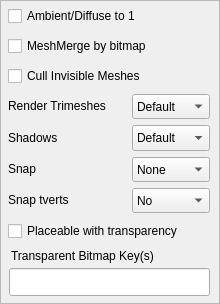
         <widget class="QFrame" name="coreFixesBox">
          <property name="geometry">
           <rect>
            <x>310</x>
            <y>10</y>
            <width>220</width>
            <height>304</height>
           </rect>
          </property>
          <property name="sizePolicy">
           <sizepolicy hsizetype="Expanding" vsizetype="Expanding">
            <horstretch>0</horstretch>
            <verstretch>0</verstretch>
           </sizepolicy>
          </property>
          <property name="frameShape">
           <enum>QFrame::StyledPanel</enum>
          </property>
          <widget class="QFrame" name="transBitmapKeyFrame">
           <property name="geometry">
            <rect>
             <x>9</x>
             <y>250</y>
             <width>201</width>
             <height>51</height>
            </rect>
           </property>
           <property name="frameShape">
            <enum>QFrame::NoFrame</enum>
           </property>
           <property name="frameShadow">
            <enum>QFrame::Raised</enum>
           </property>
           <widget class="QLabel" name="transBitmapKeyLabel">
            <property name="geometry">
             <rect>
              <x>2</x>
              <y>-4</y>
              <width>181</width>
              <height>20</height>
             </rect>
            </property>
            <property name="text">
             <string>Transparent Bitmap Key(s)</string>
            </property>
           </widget>
           <widget class="QLineEdit" name="transparentBitmapKeys">
            <property name="enabled">
             <bool>true</bool>
            </property>
            <property name="geometry">
             <rect>
              <x>0</x>
              <y>18</y>
              <width>201</width>
              <height>28</height>
             </rect>
            </property>
            <property name="toolTip">
             <string>&lt;html&gt;&lt;head/&gt;&lt;body&gt;&lt;p&gt;Separate multiple keys by spaces&lt;/p&gt;&lt;/body&gt;&lt;/html&gt;</string>
            </property>
            <property name="toolTipDuration">
             <number>-1</number>
            </property>
            <property name="maxLength">
             <number>512</number>
            </property>
           </widget>
          </widget>
          <widget class="QCheckBox" name="forceWhiteCheck">
           <property name="geometry">
            <rect>
             <x>8</x>
             <y>4</y>
             <width>208</width>
             <height>24</height>
            </rect>
           </property>
           <property name="minimumSize">
            <size>
             <width>0</width>
             <height>24</height>
            </size>
           </property>
           <property name="maximumSize">
            <size>
             <width>16777215</width>
             <height>24</height>
            </size>
           </property>
           <property name="whatsThis">
            <string>Sets all ambient and diffuse values to 1 1 1</string>
           </property>
           <property name="text">
            <string>Ambient/Diffuse to 1</string>
           </property>
          </widget>
          <widget class="QCheckBox" name="meshMergeCheck">
           <property name="geometry">
            <rect>
             <x>8</x>
             <y>34</y>
             <width>208</width>
             <height>24</height>
            </rect>
           </property>
           <property name="minimumSize">
            <size>
             <width>0</width>
             <height>24</height>
            </size>
           </property>
           <property name="maximumSize">
            <size>
             <width>16777215</width>
             <height>24</height>
            </size>
           </property>
           <property name="whatsThis">
            <string>&lt;html&gt;&lt;head/&gt;&lt;body&gt;&lt;p&gt;If enabled, trimesh nodes with the same bitmap will be merged into a single node. It applies to all classes of model but will be skipped if the model has a non NULL supermodel. Meshes must be set to shadow 0 to be merged but if the “shadow none” option is set, that will be applied before merging is attempted. The resulting trimesh node will be parented directly to the Aurora base at position and orientation zero and have the same name as one of the original ones. Mesh repairs, vertex welding and so on are applied after merging, in the normal way. If one mesh has vertexcolors and another has not, the missing vertexcolors will be padded with white (1 1 1).&lt;/p&gt;&lt;p&gt;The following will &lt;span style=&quot; font-weight:600;&quot;&gt;not&lt;/span&gt; be merged together:&lt;/p&gt;&lt;ul style=&quot;margin-top: 0px; margin-bottom: 0px; margin-left: 0px; margin-right: 0px; -qt-list-indent: 1;&quot;&gt;&lt;li style=&quot; margin-top:12px; margin-bottom:0px; margin-left:0px; margin-right:0px; -qt-block-indent:0; text-indent:0px;&quot;&gt;meshes with incompatible parameters (render, alpha, ambient, diffuse, rotatetexture, ...)&lt;/li&gt;&lt;li style=&quot; margin-top:0px; margin-bottom:0px; margin-left:0px; margin-right:0px; -qt-block-indent:0; text-indent:0px;&quot;&gt;meshes with animation keys or animated parents&lt;/li&gt;&lt;li style=&quot; margin-top:0px; margin-bottom:0px; margin-left:0px; margin-right:0px; -qt-block-indent:0; text-indent:0px;&quot;&gt;meshes with child nodes&lt;/li&gt;&lt;li style=&quot; margin-top:0px; margin-bottom:0px; margin-left:0px; margin-right:0px; -qt-block-indent:0; text-indent:0px;&quot;&gt;meshes with a scale other than unity or any of whose ancestors has a scale other than unity&lt;/li&gt;&lt;li style=&quot; margin-top:0px; margin-bottom:12px; margin-left:0px; margin-right:0px; -qt-block-indent:0; text-indent:0px;&quot;&gt;in the case of tile models, meshes descending from the 'a' node.&lt;/li&gt;&lt;/ul&gt;&lt;/body&gt;&lt;/html&gt;</string>
           </property>
           <property name="text">
            <string>MeshMerge by bitmap</string>
           </property>
          </widget>
          <widget class="QCheckBox" name="cullInvisibleCheck">
           <property name="geometry">
            <rect>
             <x>8</x>
             <y>64</y>
             <width>208</width>
             <height>24</height>
            </rect>
           </property>
           <property name="minimumSize">
            <size>
             <width>0</width>
             <height>24</height>
            </size>
           </property>
           <property name="maximumSize">
            <size>
             <width>16777215</width>
             <height>24</height>
            </size>
           </property>
           <property name="whatsThis">
            <string>&lt;html&gt;&lt;head/&gt;&lt;body&gt;&lt;p&gt;If checked, any mesh node (other than an aabb node) that is set to render 0 and shadow 0 will be converted to a dummy unless the model contains animations.&lt;/p&gt;&lt;/body&gt;&lt;/html&gt;</string>
           </property>
           <property name="text">
            <string>Cull Invisible Meshes</string>
           </property>
          </widget>
          <widget class="QLabel" name="renderTrimeshLabel">
           <property name="geometry">
            <rect>
             <x>8</x>
             <y>94</y>
             <width>120</width>
             <height>24</height>
            </rect>
           </property>
           <property name="minimumSize">
            <size>
             <width>120</width>
             <height>24</height>
            </size>
           </property>
           <property name="maximumSize">
            <size>
             <width>120</width>
             <height>24</height>
            </size>
           </property>
           <property name="text">
            <string>Render Trimeshes</string>
           </property>
          </widget>
          <widget class="QComboBox" name="renderTrimeshCombo">
           <property name="geometry">
            <rect>
             <x>132</x>
             <y>94</y>
             <width>78</width>
             <height>25</height>
            </rect>
           </property>
           <property name="minimumSize">
            <size>
             <width>78</width>
             <height>0</height>
            </size>
           </property>
           <property name="maximumSize">
            <size>
             <width>78</width>
             <height>16777215</height>
            </size>
           </property>
           <item>
            <property name="text">
             <string>Default</string>
            </property>
           </item>
           <item>
            <property name="text">
             <string>All</string>
            </property>
           </item>
           <item>
            <property name="text">
             <string>None</string>
            </property>
           </item>
          </widget>
          <widget class="QLabel" name="renderShadows">
           <property name="geometry">
            <rect>
             <x>8</x>
             <y>126</y>
             <width>120</width>
             <height>24</height>
            </rect>
           </property>
           <property name="minimumSize">
            <size>
             <width>120</width>
             <height>24</height>
            </size>
           </property>
           <property name="maximumSize">
            <size>
             <width>120</width>
             <height>24</height>
            </size>
           </property>
           <property name="text">
            <string>Shadows</string>
           </property>
          </widget>
          <widget class="QComboBox" name="renderShadowsCombo">
           <property name="geometry">
            <rect>
             <x>132</x>
             <y>125</y>
             <width>78</width>
             <height>26</height>
            </rect>
           </property>
           <property name="minimumSize">
            <size>
             <width>78</width>
             <height>0</height>
            </size>
           </property>
           <property name="maximumSize">
            <size>
             <width>78</width>
             <height>16777215</height>
            </size>
           </property>
           <item>
            <property name="text">
             <string>Default</string>
            </property>
           </item>
           <item>
            <property name="text">
             <string>All</string>
            </property>
           </item>
           <item>
            <property name="text">
             <string>None</string>
            </property>
           </item>
          </widget>
          <widget class="QLabel" name="snapLabel">
           <property name="geometry">
            <rect>
             <x>8</x>
             <y>157</y>
             <width>120</width>
             <height>24</height>
            </rect>
           </property>
           <property name="minimumSize">
            <size>
             <width>120</width>
             <height>24</height>
            </size>
           </property>
           <property name="maximumSize">
            <size>
             <width>120</width>
             <height>24</height>
            </size>
           </property>
           <property name="whatsThis">
            <string>&lt;html&gt;&lt;head/&gt;&lt;body&gt;&lt;p&gt;If you choose &amp;quot;&lt;span style=&quot; font-weight:600;&quot;&gt;Binary&lt;/span&gt;&amp;quot;, all mesh vertices and positions will be snapped to exact multiples of 1/128 metres (0.0078125). The ascii value exported will exactly represent the binary one and, whether you import the resulting model into NWN, nwnmdlcomp, Gmax/3dsMax or back into CleanModels 3, the binary value inside that program will exactly correspond to it. So there is no loss of precision.&lt;/p&gt;&lt;p&gt;If you choose &amp;quot;&lt;span style=&quot; font-weight:600;&quot;&gt;Decimal&lt;/span&gt;&amp;quot;, vertices and positions will be snapped to multiples of 0.01 metres and exported values will use only as many decimal places as necessary (thus saving characters in the ascii file). This corresponds to the behaviour of NWmax. Although GMax and 3dsMax work in binary floats internally, NWMax doesn't export in binary precision. (Even if you select the &amp;quot;compile exported model&amp;quot; option, it exports the model in ascii first, discarding the precision, and then compiles it from that).&lt;/p&gt;&lt;p&gt;&amp;quot;&lt;span style=&quot; font-weight:600;&quot;&gt;Fine&lt;/span&gt;&amp;quot; is like decimal but 10 times smaller, with a snap interval of 1 millimetre (0.001 metres, one tenth of a unit in 3dsMax or GMax) and will be exported with up to 3 decimal places. This is mainly intended for items and character parts where you want the advantage of snapping and welding but the usual 1cm snap is too coarse and would result in model detail being lost.&lt;/p&gt;&lt;p&gt;Which one is best, really depends on what you are going to do with the exported models. If you are going to load them straight into NWN or run them through nwnmdlcomp, binary precision is best. If you are going to re-import them into Gmax or 3dsMax, you might as well use decimal precision (and save a few bytes of file size) because that is all you will get back out again anyway.&lt;/p&gt;&lt;p&gt;If you are working on tiles, you should use the same precision across the entire tileset, otherwise you may get geometry mismatches between one tile and its neighbours in an area.&lt;/p&gt;&lt;p&gt;Snapping is done after orientations are reset and before repivoting. Vertices are held fixed in absolute position while node positions are snapped, then they themselves are snapped. This avoids problems with rounding errors.&lt;/p&gt;&lt;p&gt;Snapping is not applied to the positions of the parents of animmesh nodes, nor to the parents of nodes which have animated positions or positionkeys.&lt;/p&gt;&lt;/body&gt;&lt;/html&gt;</string>
           </property>
           <property name="text">
            <string>Snap</string>
           </property>
          </widget>
          <widget class="QComboBox" name="snapCombo">
           <property name="geometry">
            <rect>
             <x>132</x>
             <y>157</y>
             <width>78</width>
             <height>25</height>
            </rect>
           </property>
           <property name="sizePolicy">
            <sizepolicy hsizetype="Preferred" vsizetype="Fixed">
             <horstretch>0</horstretch>
             <verstretch>0</verstretch>
            </sizepolicy>
           </property>
           <property name="minimumSize">
            <size>
             <width>78</width>
             <height>0</height>
            </size>
           </property>
           <property name="maximumSize">
            <size>
             <width>78</width>
             <height>16777215</height>
            </size>
           </property>
           <property name="whatsThis">
            <string>&lt;html&gt;&lt;head/&gt;&lt;body&gt;&lt;p&gt;If you choose &amp;quot;&lt;span style=&quot; font-weight:600;&quot;&gt;Binary&lt;/span&gt;&amp;quot;, all mesh vertices and positions will be snapped to exact multiples of 1/128 metres (0.0078125). The ascii value exported will exactly represent the binary one and, whether you import the resulting model into NWN, nwnmdlcomp, Gmax/3dsMax or back into CleanModels 3, the binary value inside that program will exactly correspond to it. So there is no loss of precision.&lt;/p&gt;&lt;p&gt;If you choose &amp;quot;&lt;span style=&quot; font-weight:600;&quot;&gt;Decimal&lt;/span&gt;&amp;quot;, vertices and positions will be snapped to multiples of 0.01 metres and exported values will use only as many decimal places as necessary (thus saving characters in the ascii file). This corresponds to the behaviour of NWmax. Although GMax and 3dsMax work in binary floats internally, NWMax doesn't export in binary precision. (Even if you select the &amp;quot;compile exported model&amp;quot; option, it exports the model in ascii first, discarding the precision, and then compiles it from that).&lt;/p&gt;&lt;p&gt;&amp;quot;&lt;span style=&quot; font-weight:600;&quot;&gt;Fine&lt;/span&gt;&amp;quot; is like decimal but 10 times smaller, with a snap interval of 1 millimetre (0.001 metres, one tenth of a unit in 3dsMax or GMax) and will be exported with up to 3 decimal places. This is mainly intended for items and character parts where you want the advantage of snapping and welding but the usual 1cm snap is too coarse and would result in model detail being lost.&lt;/p&gt;&lt;p&gt;Which one is best, really depends on what you are going to do with the exported models. If you are going to load them straight into NWN or run them through nwnmdlcomp, binary precision is best. If you are going to re-import them into Gmax or 3dsMax, you might as well use decimal precision (and save a few bytes of file size) because that is all you will get back out again anyway.&lt;/p&gt;&lt;p&gt;If you are working on tiles, you should use the same precision across the entire tileset, otherwise you may get geometry mismatches between one tile and its neighbours in an area.&lt;/p&gt;&lt;p&gt;Snapping is done after orientations are reset and before repivoting. Vertices are held fixed in absolute position while node positions are snapped, then they themselves are snapped. This avoids problems with rounding errors.&lt;/p&gt;&lt;p&gt;Snapping is not applied to the positions of the parents of animmesh nodes, nor to the parents of nodes which have animated positions or positionkeys.&lt;/p&gt;&lt;/body&gt;&lt;/html&gt;</string>
           </property>
           <item>
            <property name="text">
             <string>None</string>
            </property>
           </item>
           <item>
            <property name="text">
             <string>Binary</string>
            </property>
           </item>
           <item>
            <property name="text">
             <string>Decimal</string>
            </property>
           </item>
           <item>
            <property name="text">
             <string>Fine</string>
            </property>
           </item>
          </widget>
          <widget class="QLabel" name="snapTVertLabel">
           <property name="geometry">
            <rect>
             <x>8</x>
             <y>188</y>
             <width>120</width>
             <height>24</height>
            </rect>
           </property>
           <property name="minimumSize">
            <size>
             <width>120</width>
             <height>24</height>
            </size>
           </property>
           <property name="maximumSize">
            <size>
             <width>120</width>
             <height>24</height>
            </size>
           </property>
           <property name="text">
            <string>Snap tverts</string>
           </property>
          </widget>
          <widget class="QComboBox" name="snapTVertsCombo">
           <property name="geometry">
            <rect>
             <x>132</x>
             <y>188</y>
             <width>78</width>
             <height>25</height>
            </rect>
           </property>
           <property name="sizePolicy">
            <sizepolicy hsizetype="Preferred" vsizetype="Fixed">
             <horstretch>0</horstretch>
             <verstretch>0</verstretch>
            </sizepolicy>
           </property>
           <property name="minimumSize">
            <size>
             <width>78</width>
             <height>0</height>
            </size>
           </property>
           <property name="maximumSize">
            <size>
             <width>78</width>
             <height>16777215</height>
            </size>
           </property>
           <item>
            <property name="text">
             <string>No</string>
            </property>
           </item>
           <item>
            <property name="text">
             <string>256</string>
            </property>
           </item>
           <item>
            <property name="text">
             <string>512</string>
            </property>
           </item>
           <item>
            <property name="text">
             <string>1024</string>
            </property>
           </item>
          </widget>
          <widget class="QCheckBox" name="placeableWithTransparencyCheck">
           <property name="enabled">
            <bool>true</bool>
           </property>
           <property name="geometry">
            <rect>
             <x>8</x>
             <y>219</y>
             <width>208</width>
             <height>24</height>
            </rect>
           </property>
           <property name="minimumSize">
            <size>
             <width>0</width>
             <height>24</height>
            </size>
           </property>
           <property name="maximumSize">
            <size>
             <width>16777215</width>
             <height>24</height>
            </size>
           </property>
           <property name="whatsThis">
            <string>&lt;html&gt;&lt;head/&gt;&lt;body&gt;&lt;p&gt;Only applicable to &lt;span style=&quot; font-weight:600;&quot;&gt;Character&lt;/span&gt; model classification&lt;/p&gt;&lt;p&gt;If checked, meshes that match the specified bitmap key(s) entered below are re-parented to an '&lt;span style=&quot; font-weight:600;&quot;&gt;a'&lt;/span&gt; node just as if they were splotches in a tile, unless the model has a non-NULL supermodel. An '&lt;span style=&quot; font-weight:600;&quot;&gt;a'&lt;/span&gt; node will be created or repaired if necessary.&lt;/p&gt;&lt;/body&gt;&lt;/html&gt;</string>
           </property>
           <property name="text">
            <string>Placeable with transparency</string>
           </property>
          </widget>
         </widget>
